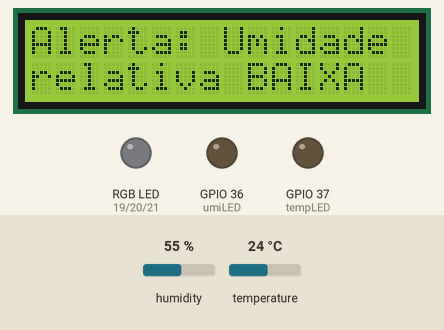
Bench run of a sketch on a simulated ESP32. On the bench: 16×2 character LCD, an RGB LED mixed from three pins (HIGH = lit), output pins drawn as LEDs (lit = HIGH). The test bench sets the inputs (shaded band); at power-on: temperature 24 °C, humidity 55 %. WiFi joins after 1.5 s; servers stay silent unless stated; web services answer with replies made up by the test bench; what the sketch prints to the serial monitor is not drawn.

Above: at 14.3 s.
14.4 s: temperature set to 28 °C
At 17.3 s:
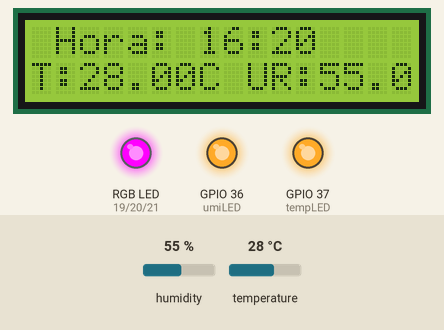
21.1 s: humidity set to 22 %
At 27.6 s:
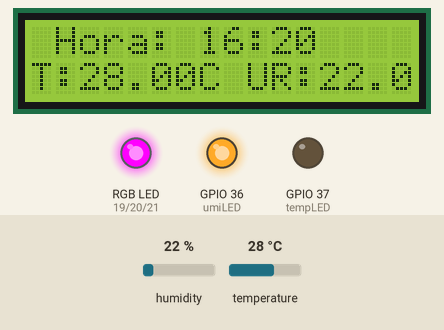
33.8 s: temperature set to 41 °C
At 39.9 s:
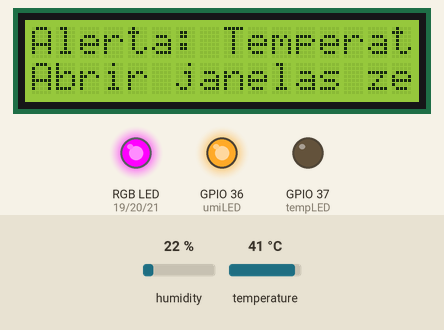
46.7 s: temperature set to 0 °C
At 52.7 s:
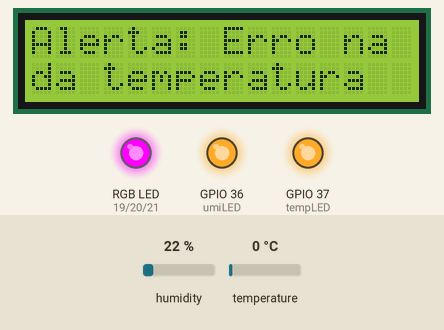
Timing chart, 0 to 59.8 s (numbered marks = the images above; inputs shaded):
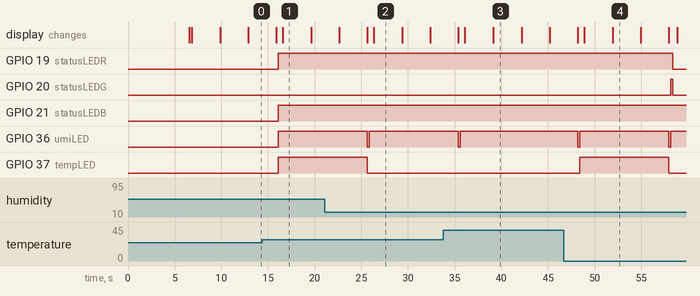

Measured:
- after the input at 33.8 s, GPIO 36 (umiLED): goes on until 35.6 s, then stays HIGH
- after the input at 46.7 s, GPIO 19 (statusLEDR): HIGH → LOW after 11.7 s; GPIO 20 (statusLEDG): LOW → HIGH after 11.5 s, → LOW 0.20 s later
- what the display in image 1 shows lasts 3.0 s, from 16.6 s to 19.6 s

The sketch:

b.ino
```cpp
//Importação das bibliotecas
#include "AHT10.h"
#include "LCD.h"
#include "LED.h"
#include "wifi.h"
#include "IFTT.h"
#include <Wire.h>

#define SDA 5
#define SCL 4

void setup(){
  Serial.begin(115200);
  Wire.begin(SDA, SCL); //Inicialização do sensor e do display
  delay(5000);
  wifiSetup(); //Função para conectar ao wifi
  sensorSetup(); //Função para iniciar o sensor
  lcdSetup(); //Função para iniciar o display
  ledSetup(); //Função para iniciar os LED
}

void loop() {
  float t = getTemp(); //Criação de variável para guardar o valor da temperatura atual lida pelo sensor
  float u = getHum(); //Criação de variável para guardar o valor da umidade atual lida pelo sensor
  currentStatus(t, u);
  lcdClear();
  int tERR = temp(t);
  lcdClear();
  int uERR = umi(u);
  lcdClear();
  resetLED();
  changeLED(tERR, uERR);
  sendData(t, u);
  delay(10);
}
```

AHT10.h
```cpp
//Importação da biblioteca do sensor AHT10
#include <Adafruit_AHT10.h>

Adafruit_AHT10 aht; //Criação de um objeto AHT10

//Função para iniciar o sensor
void sensorSetup(){
  if (aht.begin()){
    Serial.println("O sensor está conectado devidamente");
  }
  else{
    Serial.println("O sensor não está conectado devidamente");
  }
}

float getTemp(){
  sensors_event_t humidity, temp; //Criação de variáveis para guardar a temperatura lida pelo sensor
  aht.getEvent(&humidity, &temp); //Inserção do valor de temperatura na variável criada
  return temp.temperature; //Retorno da temperatura
}

float getHum(){
  sensors_event_t humidity, temp; //Criação de variáveis para guardar a umidade lida pelo sensor
  aht.getEvent(&humidity, &temp); //Inserção do valor de umidade na variável criada
  return humidity.relative_humidity; //Retorno da umidade
}
```

IFTT.h
```cpp
#include <HTTPClient.h>

//Estabelecimento da conexão ao servidor
String server = "http://maker.ifttt.com";
String eventName = "ESP32_DATA";
String IFTTT_Key = "cx0CXpfFUenm9hCyyRD5WW";
String IFTTTUrl="https://maker.ifttt.com/trigger/ESP32_DATA/with/key/cx0CXpfFUenm9hCyyRD5WW";

float value1;
float value2;

//Função para enviar os dados coletados ao Google Sheets
void sendDataToSheet()
{
  String url = server + "/trigger/" + eventName + "/with/key/" + IFTTT_Key + "?value1=" + String((float)value1) + "&value2="+String((float)value2);
  Serial.println(url);
  HTTPClient http;
  Serial.print("[HTTP] begin...\n");
  http.begin(url);

  Serial.print("[HTTP] GET...\n");
  int httpCode = http.GET();

  //Verificação para evitar erros
  if(httpCode > 0) {
    Serial.printf("[HTTP] GET... code: %d\n", httpCode);
    if(httpCode == HTTP_CODE_OK) {
      String payload = http.getString();
      Serial.println(payload);
    }
  } else {
    Serial.printf("[HTTP] GET... failed, error: %s\n", http.errorToString(httpCode).c_str());
  }
  http.end();
}

void sendData(float t, float u) {
  value1 = t;
  value2 = u;
  sendDataToSheet();
}
```

LED.h
```cpp
//Definição das portas dos LEDs
#define tempLED 37
#define umiLED 36
#define statusLEDR 19
#define statusLEDG 20
#define statusLEDB 21

void ledSetup(){
  pinMode(tempLED, OUTPUT); //LED de temperatura
  pinMode(umiLED, OUTPUT); //LED de umidade
  pinMode(statusLEDR, OUTPUT); //LED de vermelho do RGB de status
  pinMode(statusLEDG, OUTPUT); //LED de verde do RGB de status
  pinMode(statusLEDB, OUTPUT); //LED de azul do RGB de status
}

//Ascende os LEDs conforme o status de temperatura, umidade e erro
void changeLED(int t, int u){
  if(t == 1){
    digitalWrite(tempLED, HIGH);
  }
  if(u == 1){
    digitalWrite(umiLED, HIGH);
  }
  if(t == 2 || u == 2){
    digitalWrite(statusLEDR, HIGH);
    digitalWrite(statusLEDG, HIGH);
    digitalWrite(statusLEDB, HIGH);
    delay(200);
    digitalWrite(statusLEDR, LOW);
    digitalWrite(statusLEDG, LOW);
    digitalWrite(statusLEDB, HIGH);
  }
  if(t <= 1 && u <= 1){
    digitalWrite(statusLEDR, HIGH);
    digitalWrite(statusLEDG, LOW);
    digitalWrite(statusLEDB, HIGH);
  }
}

//Apaga todos os LEDs
void resetLED(){
  digitalWrite(tempLED, LOW);
  digitalWrite(umiLED, LOW);
  delay(200);
}
```

wifi.h
```cpp
//Importação da biblioteca de wifi
#include <WiFi.h>

const char* ssid = "Inteli-welcome";
const char* password = "";

void wifiSetup(){
  WiFi.mode(WIFI_STA);
  WiFi.begin(ssid, password);
  Serial.println("conecting wifi");
  while (WiFi.status() != WL_CONNECTED) {
    delay(500);
    Serial.println("Connecting");
  }
  Serial.println("Connected to the WiFi network: ");
  Serial.println(ssid);
  Serial.println("Network IP: ");
  Serial.println(WiFi.localIP());
}
```

LCD.h
```cpp
//Importação da biblioteca do DisplayLCD
#include <LiquidCrystal_I2C.h>

LiquidCrystal_I2C lcd(0x27, 16, 2); //Criação de um objeto LCD

//Variáveis usadas para habilitar os símbolos "%" e "°" no Display
byte percent[8] = {
  B00000,
  B00000,
  B11001,
  B11010,
  B00100,
  B01011,
  B10011,
  B00000
};

byte celcius[8] = {
  B00000,
  B00000,
  B10110,
  B01001,
  B01000,
  B01000,
  B01001,
  B00110
};

//Função para iniciar o display
void lcdSetup(){
  lcd.init();
  lcd.backlight();
  lcd.createChar(0, percent); //Criação do caractere "%" para utilizar no Display
  lcd.createChar(1, celcius); //Criação do caractere "°" para utilizar no Display
}

// Função que para mostrar os dados de horário, umidade relativa e temperatura no display
void currentStatus(float t, float u){
  lcdSetup(); //Função para iniciar o display
  lcd.setCursor(1, 0);
  lcd.print("Hora: 16:20"); //horário fictício, terá que puxar de algum lugar
  lcd.setCursor(0, 1);
  lcd.print(("T:"));
  lcd.print(t);
  lcd.print(F("C"));
  lcd.print(("\nUR:"));
  lcd.print(u);
  return;
}

// função com as condições para cada faixa de temperatura
int temp(float t){
  if (t > 0 && t <= 26.6){
    lcd.setCursor(0, 0);
    lcd.print(("Alerta:"));
    lcd.setCursor(0, 1);
    lcd.print(("Temp. BAIXA"));
    return 1;
  }
  else if (t > 26.6 && t < 37.08){
    lcd.setCursor(0, 0);
    lcd.print(("Temperatura:"));
    lcd.setCursor(0, 1);
    lcd.print(("dentro do esperado"));
    return 0;
  }
  else if (t >= 37.08 && t < 37.8) {
    lcd.setCursor(0, 0);
    lcd.print(("Alerta:"));
    lcd.setCursor(0, 1);
    lcd.print(("Temperatura ALTA"));
    delay(3000);
    lcd.clear();
    lcd.setCursor(0, 0);
    lcd.print(("Abrir 50% das"));
    lcd.setCursor(0, 1);
    lcd.print(("janelas laterais"));
    return 1;
  }
  else if (t >= 37.8 && t < 39.6) {
    lcd.setCursor(0, 0);
    lcd.print(("Alerta:"));
    lcd.setCursor(0, 1);
    lcd.print(("Temperatura ALTA"));
    delay(3000);
    lcd.clear();
    lcd.setCursor(0, 0);
    lcd.print(("Abrir 100% das"));
    lcd.setCursor(0, 1);
    lcd.print(("janelas laterais"));
    return 1;
  }
  else if (t >= 39.6) {
    lcd.setCursor(0, 0);
    lcd.print(("Alerta: Temperatura alta"));
    lcd.setCursor(0, 1);
    lcd.print(("Abrir janelas zenitais e laterais"));
    delay(3000);
    lcd.clear();
    lcd.setCursor(0, 0);
    lcd.print(("Abrir janelas"));
    lcd.setCursor(0, 1);
    lcd.print(("zenitais e laterais"));
    return 1;
  }
   else if (t <= 0){
    lcd.setCursor(0, 0);
    lcd.print(("Alerta: Erro na leitura"));
    lcd.setCursor(0, 1);
    lcd.print(("da temperatura"));
    return 2;
  }
  else {
    lcd.setCursor(0, 0);
    lcd.print(("Alerta: Erro na leitura"));
    lcd.setCursor(0, 1);
    lcd.print(("da temperatura"));
    return 2;
  }
}

// função com as condições para cada faixa de umidade
int umi(float u){
  if (u > 0 && u <= 73.5){
    lcd.setCursor(0, 0);
    lcd.print(("Alerta: Umidade"));
    lcd.setCursor(0, 1);
    lcd.print(("relativa BAIXA"));
    return 1;
  }
  else if (u > 73.5 && u < 95){
    lcd.setCursor(0, 0);
    lcd.print(("Umidade relativa:"));
    lcd.setCursor(0, 1);
    lcd.print(("dentro do ideal"));
    return 0;
  }
  else if (u >= 95){
    lcd.setCursor(0, 0);
    lcd.print(("Alerta: Umidade"));
    lcd.setCursor(0, 1);
    lcd.print(("relativa ALTA"));
    return 1;
  }
  else if (u <= 0){
    lcd.setCursor(0, 0);
    lcd.print(("Alerta: Erro na leitura"));
    return 2;
  }
  else {
    lcd.setCursor(0, 0);
    lcd.print(("Alerta: Erro na leitura"));
    lcd.setCursor(0, 1);
    lcd.print(("da umidade relativa"));
    return 2;
  }
}

void lcdClear(){
  delay(3000);
  lcd.clear();
}
```
